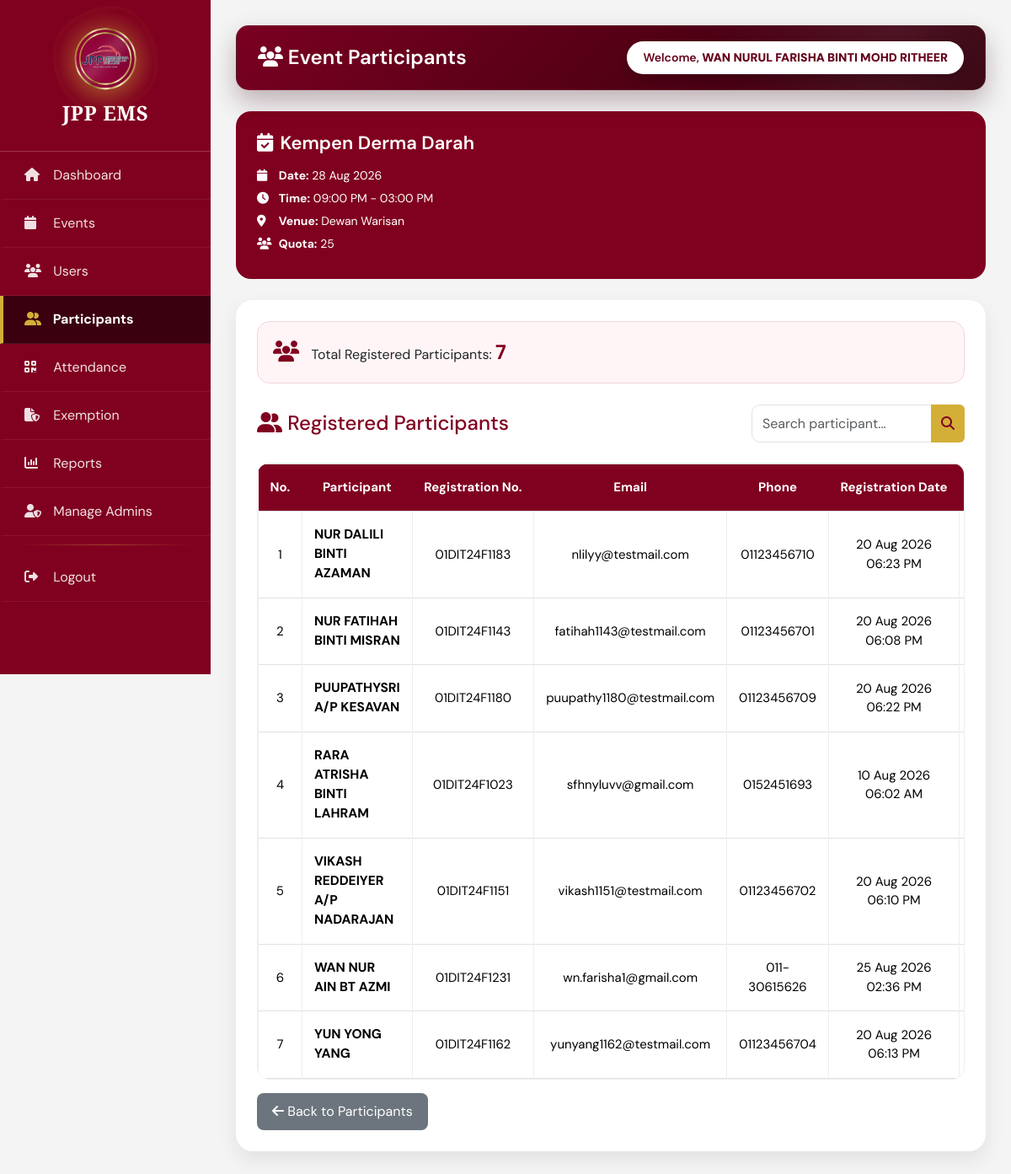
The app's page /ems/admin/participants_event.php?event_id=5 (signed in) with its own data.
### tables this page shows
CREATE TABLE `events` (
  `event_id` int(11) NOT NULL,
  `event_title` varchar(200) NOT NULL,
  `description` text NOT NULL,
  `event_date` date NOT NULL,
  `start_time` time NOT NULL,
  `end_time` time NOT NULL,
  `venue` varchar(200) NOT NULL,
  `quota` int(11) NOT NULL,
  `poster` varchar(255) NOT NULL,
  `status` varchar(20) NOT NULL
);

CREATE TABLE `registrations` (
  `registration_id` int(11) NOT NULL,
  `user_id` int(11) NOT NULL,
  `event_id` int(11) NOT NULL,
  `qr_code` varchar(255) NOT NULL,
  `registration_date` timestamp NOT NULL DEFAULT current_timestamp() ON UPDATE current_timestamp(),
  `status` varchar(20) NOT NULL,
  `reminder_sent` tinyint(1) NOT NULL DEFAULT 0
);

CREATE TABLE `users` (
  `user_id` int(100) NOT NULL,
  `full_name` varchar(100) NOT NULL,
  `ic_number` varchar(20) NOT NULL,
  `registration_no` varchar(30) NOT NULL,
  `education_level` varchar(50) DEFAULT NULL,
  `semester` int(11) NOT NULL,
  `phone` varchar(20) NOT NULL,
  `email` varchar(100) NOT NULL,
  `profile_picture` varchar(255) DEFAULT NULL,
  `department` varchar(50) DEFAULT NULL
);

### ems/admin/participants_event.php (the view, shortened to what this page needs)
<?php
include("../includes/db.php");
$event_id = intval($_GET['event_id']);
$event_stmt = mysqli_prepare(
    $conn,
    "
    SELECT
        event_id,
        event_title,
        event_date,
        start_time,
        end_time,
        venue,
        quota,
        status
    FROM events
    WHERE event_id = ?
    LIMIT 1
    "
);
mysqli_stmt_bind_param(
    $event_stmt,
    "i",
    $event_id
);
mysqli_stmt_execute(
    $event_stmt
);
$event_result = mysqli_stmt_get_result(
    $event_stmt
);
$event = mysqli_fetch_assoc(
    $event_result
);
$search = "";
if ($search !== "") {
    $search_value =
        "%" .
        $search .
        "%";
    $sql = "
    SELECT
        registrations.registration_id,
        registrations.registration_date,
        registrations.status AS registration_status,
        users.full_name,
        users.registration_no,
        users.email,
        users.phone
    FROM registrations
    INNER JOIN users
        ON registrations.user_id =
           users.user_id
    WHERE registrations.event_id = ?
    AND (
        users.full_name LIKE ?
        OR users.registration_no LIKE ?
        OR users.email LIKE ?
        OR users.phone LIKE ?
    )
    ORDER BY users.full_name ASC
    ";
    $stmt = mysqli_prepare(
        $conn,
        $sql
    );
    mysqli_stmt_bind_param(
        $stmt,
        "issss",
        $event_id,
        $search_value,
        $search_value,
        $search_value,
        $search_value
    );
} else {
    $sql = "
    SELECT
        registrations.registration_id,
        registrations.registration_date,
        registrations.status AS registration_status,
        users.full_name,
        users.registration_no,
        users.email,
        users.phone
    FROM registrations
    INNER JOIN users
        ON registrations.user_id =
           users.user_id
    WHERE registrations.event_id = ?
    ORDER BY users.full_name ASC
    ";
    $stmt = mysqli_prepare(
        $conn,
        $sql
    );
    mysqli_stmt_bind_param(
        $stmt,
        "i",
        $event_id
    );
}
mysqli_stmt_execute(
    $stmt
);
$result = mysqli_stmt_get_result(
    $stmt
);
$count_stmt = mysqli_prepare(
    $conn,
    "
    SELECT COUNT(*) AS total
    FROM registrations
    WHERE event_id = ?
    "
);
mysqli_stmt_bind_param(
    $count_stmt,
    "i",
    $event_id
);
mysqli_stmt_execute(
    $count_stmt
);
$count_result = mysqli_stmt_get_result(
    $count_stmt
);
$count_data = mysqli_fetch_assoc(
    $count_result
);
$total_participants =
    intval(
        $count_data['total']
    );
?>
<!DOCTYPE html>
<html lang="en">
<head>
<link
href="https://cdn.jsdelivr.net/npm/bootstrap@5.3.3/dist/css/bootstrap.min.css"
rel="stylesheet"
>
<link
href="https://cdnjs.cloudflare.com/ajax/libs/font-awesome/6.5.2/css/all.min.css"
rel="stylesheet"
>
</head>
<body>
<?php
include("admin_menu.php");
?>
<div class="main">
    <div class="topbar">
        <h3>
            <i class="fa fa-users"></i>
            Event Participants
        </h3>
        <span>
            Welcome,
            <b>
                <?php
                echo htmlspecialchars(
                    $_SESSION['admin_name'] ?? 'Admin'
                );
                ?>
            </b>
        </span>
    </div>
    <div class="event-header">
        <h4>
            <i class="fa fa-calendar-check"></i>
            <?php
            echo htmlspecialchars(
                $event['event_title']
            );
            ?>
        </h4>
        <p>
            <i class="fa fa-calendar"></i>
            <strong>Date:</strong>
            <?php
            echo date(
                "d M Y",
                strtotime(
                    $event['event_date']
                )
            );
            ?>
        </p>
        <p>
            <i class="fa fa-clock"></i>
            <strong>Time:</strong>
            <?php
            echo date(
                "h:i A",
                strtotime(
                    $event['start_time']
                )
            );
            ?>
            -
            <?php
            echo date(
                "h:i A",
                strtotime(
                    $event['end_time']
                )
            );
            ?>
        </p>
        <p>
            <i class="fa fa-location-dot"></i>
            <strong>Venue:</strong>
            <?php
            echo htmlspecialchars(
                $event['venue']
            );
            ?>
        </p>
        <p>
            <i class="fa fa-users"></i>
            <strong>Quota:</strong>
            <?php
            echo htmlspecialchars(
                $event['quota']
            );
            ?>
        </p>
    </div>
    <div class="card-box">
        <div class="stat-box">
            <i class="fa fa-users"></i>
            <span>
                Total Registered Participants:
            </span>
            <span class="stat-number">
                <?php
                echo $total_participants;
                ?>
            </span>
        </div>
        <div
            class="d-flex justify-content-between align-items-center flex-wrap gap-3 mb-4"
        >
            <h4
                style="color:#800020;"
                class="mb-0"
            >
                <i class="fa fa-user-group"></i>
                Registered Participants
            </h4>
            <form
                method="GET"
                class="search-box"
            >
                <div class="input-group">
                    <input
                        type="text"
                        name="search"
                        class="form-control"
                        placeholder="Search participant..."
                        value="<?php echo htmlspecialchars($search); ?>"
                    >
                    <button
                        type="submit"
                        class="btn"
                    >
                        <i class="fa fa-search"></i>
                    </button>
                </div>
            </form>
        </div>
        <div class="table-responsive">
            <table
                class="table table-bordered table-hover"
            >
                <thead>
                    <tr>
                        <th>No.</th>
                        <th>Participant</th>
                        <th>Registration No.</th>
                        <th>Email</th>
                        <th>Phone</th>
                        <th>Registration Date</th>
                        <th>Status</th>
                    </tr>
                </thead>
                <tbody>
                <?php
                $count = 1;
                if (
                    $result &&
                    mysqli_num_rows($result) > 0
                ) {
                    while (
                        $row =
                        mysqli_fetch_assoc($result)
                    ) {
                ?>
                    <tr>
                        <td>
                            <?php
                            echo $count++;
                            ?>
                        </td>
                        <td>
                            <strong>
                                <?php
                                echo htmlspecialchars(
                                    $row['full_name']
                                );
                                ?>
                            </strong>
                        </td>
                        <td>
                            <?php
                            echo htmlspecialchars(
                                $row['registration_no']
                                ?? '-'
                            );
                            ?>
                        </td>
                        <td>
                            <?php
                            echo htmlspecialchars(
                                $row['email']
                                ?? '-'
                            );
                            ?>
                        </td>
                        <td>
                            <?php
                            echo htmlspecialchars(
                                $row['phone']
                                ?? '-'
                            );
                            ?>
                        </td>
                        <td>
                            <?php
                            if (
                                !empty(
                                    $row['registration_date']
                                )
                            ) {
                                echo date(
                                    "d M Y h:i A",
                                    strtotime(
                                        $row['registration_date']
                                    )
                                );
                            } else {
                                echo "-";
                            }
                            ?>
                        </td>
                        <td>
                        </td>
                    </tr>
                <?php
                    }
                }
                ?>
                </tbody>
            </table>
        </div>
        <a
            href="participants.php"
            class="btn-back mt-3 d-inline-block"
        >
            <i class="fa fa-arrow-left"></i>
            Back to Participants
        </a>
    </div>
</div>
</body>
</html>

### ems/admin/participants_event.php (style rules this page uses)
* { margin: 0; padding: 0; box-sizing: border-box; font-family:'DM Sans',sans-serif; }
body { background: #f4f4f4; }
.main { margin-left: 250px; padding: 30px; }
.topbar { background: white; padding: 18px 25px; border-radius: 15px; box-shadow: 0 10px 25px rgba(0,0,0,.08); display: flex; justify-content: space-between; align-items: center; margin-bottom: 25px; }
.topbar h3 { margin: 0; color: #800020; font-size: 24px; font-weight: 600; }
.topbar span { font-size: 14px; }
.event-header { background: #800020; color: white; padding: 25px; border-radius: 18px; margin-bottom: 25px; }
.event-header h4 { font-size: 22px; font-weight: 600; margin-bottom: 15px; }
.event-header p { margin: 6px 0; font-size: 14px; }
.event-header i { width: 22px; }
.card-box { background: white; padding: 25px; border-radius: 20px; box-shadow: 0 10px 25px rgba(0,0,0,.08); }
.stat-box { background: #fff5f7; border: 1px solid #f1d5dc; border-radius: 15px; padding: 18px; margin-bottom: 25px; }
.stat-box i { color: #800020; font-size: 25px; margin-right: 10px; }
.stat-number { color: #800020; font-size: 24px; font-weight: 700; }
.search-box { max-width: 400px; }
.search-box .form-control { height: 45px; border-radius: 10px 0 0 10px; }
.search-box .btn { background: #D4AF37; border: none; color: #800020; font-weight: 600; }
.table-responsive { border-radius: 14px; overflow-x: auto; border: 1px solid #eeeeee; }
.table { margin-bottom: 0; vertical-align: middle; min-width: 850px; }
.table thead th { background: #800020 !important; color: white !important; border: none !important; text-align: center; padding: 16px 14px; font-size: 15px; white-space: nowrap; }
.table tbody td { padding: 16px 14px; font-size: 15px; border-color: #eeeeee; }
.table tbody td strong { font-size: 15.5px; }
.table tbody td:first-child { text-align: center; width: 60px; }
.table tbody td:nth-child(1), .table tbody td:nth-child(3), .table tbody td:nth-child(4), .table tbody td:nth-child(5), .table tbody td:nth-child(6) { text-align: center; }
.btn-back { background: #6c757d; color: white; border: none; padding: 10px 18px; border-radius: 8px; text-decoration: none; }

### ems/admin/admin_menu.php (style rules this page uses)
body .topbar, body .dashboard-hero { position:relative; background: radial-gradient(circle at 88% 12%,rgba(255,255,255,.08),transparent 28%), linear-gradient(135deg,#7a0022 0%,#560016 48%,#33000d 100%) !important; border:1px solid rgba(255,255,255,.08) !important; border-left:1px solid rgba(255,255,255,.08) !important; box-shadow:0 14px 30px rgba(52,0,18,.28) !important; color:#fff !important; backdrop-filter:none !important; }
body .topbar h3, body .topbar h4, body .dashboard-hero h1 { color:#fff !important; text-shadow:none; }
body .topbar h3 i, body .topbar h4 i { color:#fff !important }
body .topbar > span, body .topbar .profile { padding:8px 18px !important; border-radius:30px !important; background:#fff !important; border:1px solid rgba(255,255,255,.7) !important; color:#650019 !important; font-weight:600; box-shadow:0 6px 14px rgba(0,0,0,.18) !important; }
body .topbar > span b, body .topbar .profile b, body .topbar > span i { color:#650019 !important }

### records on screen
events: event_title "Kempen Derma Darah", event_date "28 Aug 2026", start_time "09:00 PM", end_time "03:00 PM", venue "Dewan Warisan", quota "25"
registrations: user.full_name "NUR DALILI BINTI AZAMAN", user.registration_no "01DIT24F1183", user.email "nlilyy@testmail.com", user.phone "01123456710", registration_date "20 Aug 2026 06:23 PM"
registrations: user.full_name "NUR FATIHAH BINTI MISRAN", user.registration_no "01DIT24F1143", user.email "fatihah1143@testmail.com", user.phone "01123456701", registration_date "20 Aug 2026 06:08 PM"
registrations: user.full_name "PUUPATHYSRI A/P KESAVAN", user.registration_no "01DIT24F1180", user.email "puupathy1180@testmail.com", user.phone "01123456709", registration_date "20 Aug 2026 06:22 PM"
registrations: user.full_name "RARA ATRISHA BINTI LAHRAM", user.registration_no "01DIT24F1023", user.email "sfhnyluvv@gmail.com", user.phone "0152451693", registration_date "10 Aug 2026 06:02 AM"
registrations: user.full_name "VIKASH REDDEIYER A/P NADARAJAN", user.registration_no "01DIT24F1151", user.email "vikash1151@testmail.com", user.phone "01123456702", registration_date "20 Aug 2026 06:10 PM"
registrations: user.full_name "WAN NUR AIN BT AZMI", user.registration_no "01DIT24F1231", user.email "wn.farisha1@gmail.com", user.phone "011-30615626", registration_date "25 Aug 2026 02:36 PM"
registrations: user.full_name "YUN YONG YANG", user.registration_no "01DIT24F1162", user.email "yunyang1162@testmail.com", user.phone "01123456704", registration_date "20 Aug 2026 06:13 PM"

### other values on screen
$_SESSION['admin_name'] "WAN NURUL FARISHA BINTI MOHD RITHEER"
$total_participants "7"
